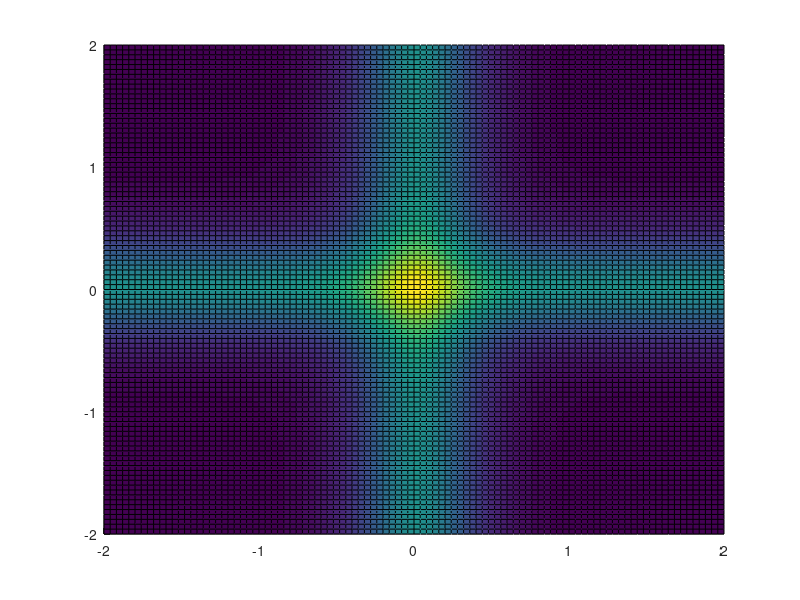

Write MATLAB code to recreate this figure. (Note: this script raises an error after producing the figure.)
%%%%% EQUIVOCATION QUASARS %%%%%
close all; clear all;

    % Creates the QPSK symbol locations 
a = [1+j -1+j -1-j 1-j];

epsilon = .000001;
sigmaSquared = .3;
% for sigmaSquared = .9:.1:1      
    for re = -50:50         % -50:50 creates a 101 x 101 grid 
        for im = -50:50
            x(re+51,im+51) = (re/25) + (im/25)*j;
        end
    end
    real_x = real(x);
    imag_x = imag(x);

    fx = zeros(4, 101, 101);
    fxSum = zeros(1, 101, 101);
    for loop = 1:4
        fx(loop,:,:) = (1/(2*pi*sigmaSquared))*exp((-1/(2*sigmaSquared))*abs((x-a(loop)).^2));
        fxSum(1, :,:) = fxSum(1, :,:) + fx(loop,:,:);
    end

    p_a = zeros(4, 101, 101);
    for loop = 1:4
        p_a(loop,:,:) = fx(loop,:,:) ./ fxSum;
    end
     
    H = zeros(101, 101);
    % probOfX = 1 / (101*101);
    sumOfProb = zeros(101, 101);
    for xCoord = -50:50
        for yCoord = -50:50
            for loop = 1:4
                sumOfProb(xCoord+51,yCoord+51) = sumOfProb(xCoord+51,yCoord+51) + p_a(loop,xCoord+51,yCoord+51)*log2(p_a(loop,xCoord+51,yCoord+51));
            end
            H((xCoord+51), (yCoord+51)) = -(sumOfProb(xCoord+51, yCoord+51)); 
        end
    end

    
            %%%%% Plot Equivocation 
    figure();
    hold on
    plot(a,'o', 'MarkerFaceColor', 'white', 'Color', 'black'); % Need to fix where this plots on the z axis
    surface(real_x, imag_x, H);
    title("\sigma^2 = " + string(sigmaSquared));
    xlabel('real');
    ylabel('imaginary');
    zlabel('Equivocation');
    view(45, 60);
    colormap(jet);
    hold off
    
            %%%%% Plot Mutual Information
    figure();
    hold on
    plot(a,'o', 'MarkerFaceColor', 'white', 'Color', 'black'); % Need to fix where this plots on the z axis
    I = 2 - H;
    surface(real_x, imag_x, I);
    title("\sigma^2 = " + string(sigmaSquared));
    xlabel('real');
    ylabel('imaginary');
    zlabel('Mutual Information');
    view(45, 60);
    colormap(jet);
    hold off
    
    bits = zeros(101,101);
    
    for c = 1:101
        for d = 1:101
            if (I(c,d) < epsilon)
                bits(c,d) = 2;
            else if (I(c,d) < 1+epsilon)
                 bits(c,d) = 1;
                else
                bits (c,d) = 0;
                end
            end
        end
    end
            %%%%% Bits lost
    
    figure();
    hold on
    plot(a,'o', 'MarkerFaceColor', 'white', 'Color', 'black'); % Need to fix where this plots on the z axis
    surface(real_x, imag_x, bits);
    title("\sigma^2 = " + string(sigmaSquared));
    xlabel('real');
    ylabel('imaginary');
    zlabel('Bits');
    view(45, 60);
    colormap(jet);
% end
